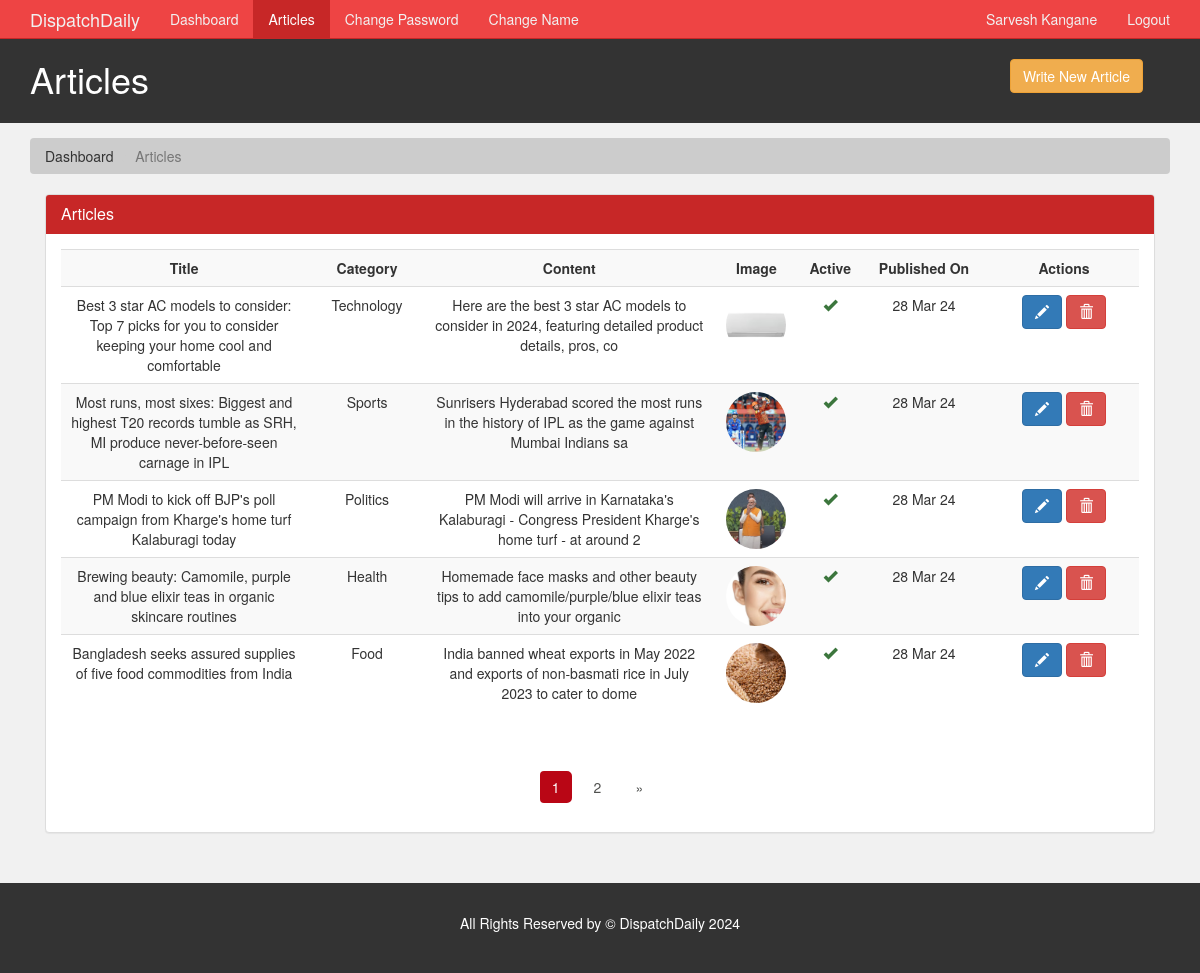
Page /author/articles.php (signed in) on the committed database.
### tables this page shows
CREATE TABLE `article` (
  `article_id` int(11) NOT NULL,
  `category_id` int(11) NOT NULL,
  `author_id` int(11) NOT NULL,
  `article_title` varchar(250) NOT NULL,
  `article_image` varchar(200) NOT NULL,
  `article_description` text NOT NULL,
  `article_date` date NOT NULL,
  `article_trend` tinyint(4) NOT NULL,
  `article_active` tinyint(4) NOT NULL
);

CREATE TABLE `category` (
  `category_id` int(11) NOT NULL,
  `category_name` varchar(45) NOT NULL,
  `category_color` varchar(35) NOT NULL,
  `category_image` varchar(250) NOT NULL,
  `category_description` varchar(350) NOT NULL
);

### author/articles.php (the view, shortened to what this page needs)
<?php
  require('./includes/nav.inc.php');
?>
<section id="breadcrumb">
  <div class="container">
    <ol class="breadcrumb">
      <li><a href="./index.php">Dashboard</a></li>
      <li class="active">Articles</li>
    </ol>
  </div>
</section>
<section id="main">
  <div class="container">
    <div class="col-md-12">
      <?php
        $limit = 5;
        if(isset($_GET['page'])) {
          $page = $_GET['page'];
        }else {
          $page = 1;
        }
        $offset = ($page - 1) * $limit;
        $sql = "SELECT article.article_title,
                article.article_id,
                article.article_date,
                article.article_image,
                article.article_active,
                article.article_description,
                category.category_name
                FROM article, category
                WHERE article.author_id = {$author_id}
                AND article.category_id = category.category_id
                ORDER BY article.article_date DESC,
                article.article_id DESC
                LIMIT {$offset},{$limit}";
        $result = mysqli_query($con,$sql);
        $row = mysqli_num_rows($result);
      ?>
      <div class="panel panel-default">
        <div class="panel-heading main-color-bg">
          <h3 class="panel-title">Articles</h3>
        </div>
        <div class="panel-body">
          <table class="table table-striped table-hover article-table">
            <tr>
              <th style="min-width: 200px">Title</th>
              <th style="min-width: 120px">Category</th>
              <th style="min-width: 250px">Content</th>
              <th style="min-width: 90px">Image</th>
              <th style="min-width: 50px">Active</th>
              <th style="min-width: 130px">Published On</th>
              <th style="min-width: 150px">Actions</th>
            </tr>
            <?php
                if($row > 0) {
                  while($data = mysqli_fetch_assoc($result)) {
                    $category_name = $data['category_name'];
                    $article_id = $data['article_id'];
                    $article_title = $data['article_title'];
                    $article_desc = $data['article_description'];
                    $article_image = $data['article_image'];
                    $article_date = $data['article_date'];
                    $article_active = $data['article_active'];
                    $article_desc = substr($article_desc,0,100);
                    $article_date = date("d M y",strtotime($article_date));
                    echo '
                      <tr>
                        <td>
                          '.$article_title.'
                        </td>
                        <td>
                          '.$category_name.'
                        </td>
                        <td>
                          '.$article_desc.'
                        </td>
                        <td>
                          <img src="../assets/images/articles/'.$article_image.'" />
                        </td>
                        <td>';
                        if($article_active > 0) {
                          echo '<span class="glyphicon glyphicon-ok text-success"></span>';
                        }
                        else {
                          echo '<span class="glyphicon glyphicon-remove text-danger"></span>';
                        }
                        echo '
                        </td>
                        <td>
                          '.$article_date.'
                        </td>
                        <td>
                          <a class="btn btn-primary" href="./edit-article.php?id='.$article_id.'">
                            <span class="glyphicon glyphicon-pencil"></span>
                          </a>
                          <a class="btn btn-danger" href="javascript:deleteConfirm('.$article_id.')">
                            <span class="glyphicon glyphicon-trash"></span>
                          </a>
                        </td>
                      </tr>
                    ';
                  }
                }
              ?>
          </table>
        </div>
        <div class="text-center">
          <ul class="pagination pg-red">
            <?php
              $paginationQuery = "SELECT * FROM article WHERE author_id = $author_id ";
              $paginationResult = mysqli_query($con, $paginationQuery);
              if(mysqli_num_rows($paginationResult) > 0) {
                $total_articles = mysqli_num_rows($paginationResult);
                $total_page = ceil($total_articles / $limit);
                for($i = 1; $i <= $total_page; $i++) {
                  $active = "";
                  if($i == $page) {
                    $active = "active";
                  }
                  echo '<li class="page-item '.$active.'"><a href="./articles.php?page='.$i.'" class="page-link">'.$i.'</a></li>';
                }
                if($total_page > $page){
                  echo '
                    <li class="page-item">
                      <a href="articles.php?page='.($page + 1).'" class="page-link">
                        <span>&raquo;</span>
                      </a>
                    </li>';
                }
              }
            ?>
          </ul>
        </div>
      </div>
    </div>
  </div>
</section>
<?php
  require('./includes/footer.inc.php')
?>

### assets/css/admin/style.css (style rules this page uses)
body { background: var(--light-color); }
.main-color-bg { background-color: var(--primary-color) !important; border-color: var(--primary-color) !important; color: #ffffff !important; }
.breadcrumb { background: #cccccc; color: #333333; }
.breadcrumb a { color: #333333; }
.article-table td img { border-radius: 50%; object-fit: cover; height: 6rem; width: 6rem; }
.article-table th, .article-table td { text-align: center; }
.pagination > li > a, .pagination > li > span { border-radius: var(--border-radius); margin: 5px; border: none; color: var(--dark-color); cursor: pointer; }
.pagination > .active > a, .pagination > .active > a:focus, .pagination > .active > a:hover, .pagination > .active > span, .pagination > .active > span:focus, .pagination > .active > span:hover { z-index: 3; color: #fff; cursor: default; background-color: var(--active-color); border-color: none; }
#main { min-height: 57.2vh; }

### assets/css/partials/1-variables.css (style rules this page uses)
:root { --primary-color: #c72727; --secondary-color: #f99500; --light-color: #f1f1f1; --dark-color: #50514f; --black-color: #333333; --tag-trend-color: #fa163f; --tag-yellow-color: #ffbe0b; --tag-purple-color: #8338ec; --tag-blue-color: #3a86ff; --tag-green-color: #00ff73; --tag-orange-color: #ef4339; --tag-pink-color: #ff0a54; --tag-brown-color: #663f3f; --hover-color: #ee4444; --active-color: #b90615; --ts-vs: 0.56rem; --ts-sml: 0.8rem; --ts-md: 1.1rem; --ts-lg: 1.25rem; --hs-vs: 1.3rem; --hs-sml: 2rem; --hs-md: 2.5rem; --hs-lg: 3rem; --ff-monts: "Montserrat", sans-serif; --ff-nunito: "Nunito Sans", sans-serif; --ff-noto: "Noto Serif", serif; --ff-robo: "Roboto", sans-serif; --border-radius: 5px; }

### rows in the picture
article: article_title "Best 3 star AC models to consider: Top 7 picks for you to consider keeping your home cool and comfortable", category.category_name "Technology", article_description "Here are the best 3 star AC models to consider in 2024, featuring detailed product details, pros, co", article_image (picture), article_active 1 (drawn), article_date "28 Mar 24"
article: article_title "Most runs, most sixes: Biggest and highest T20 records tumble as SRH, MI produce never-before-seen carnage in IPL", category.category_name "Sports", article_description "Sunrisers Hyderabad scored the most runs in the history of IPL as the game against Mumbai Indians sa", article_image (picture), article_active 1 (drawn), article_date "28 Mar 24"
article: article_title "PM Modi to kick off BJP's poll campaign from Kharge's home turf Kalaburagi today", category.category_name "Politics", article_description "PM Modi will arrive in Karnataka's Kalaburagi - Congress President Kharge's home turf - at around 2", article_image (picture), article_active 1 (drawn), article_date "28 Mar 24"
article: article_title "Brewing beauty: Camomile, purple and blue elixir teas in organic skincare routines", category.category_name "Health", article_description "Homemade face masks and other beauty tips to add camomile/purple/blue elixir teas into your organic", article_image (picture), article_active 1 (drawn), article_date "28 Mar 24"
article: article_title "Bangladesh seeks assured supplies of five food commodities from India", category.category_name "Food", article_description "India banned wheat exports in May 2022 and exports of non-basmati rice in July 2023 to cater to dome", article_image (picture), article_active 1 (drawn), article_date "28 Mar 24"

### other values in the picture
$author_name "Sarvesh Kangane"
$page_title "Articles"
